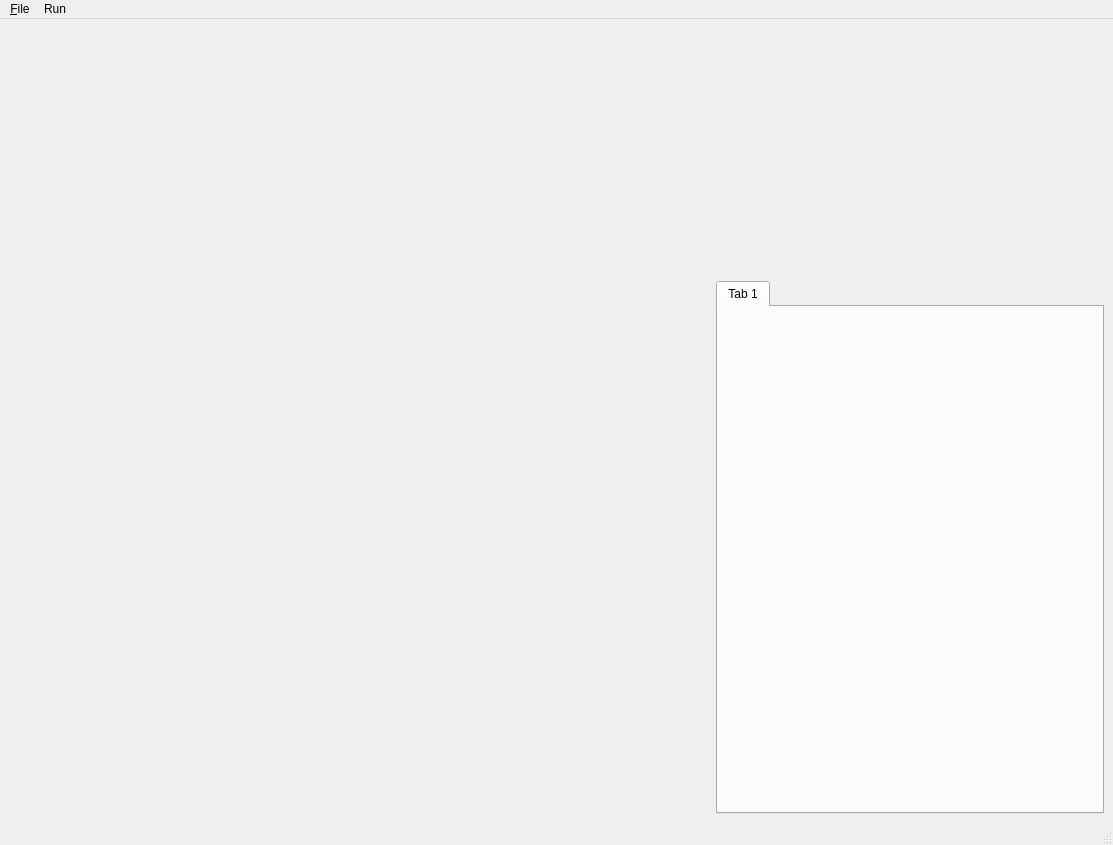
<?xml version="1.0" encoding="UTF-8"?>
<ui version="4.0">
 <class>MainWindow</class>
 <widget class="QMainWindow" name="MainWindow">
  <property name="geometry">
   <rect>
    <x>0</x>
    <y>0</y>
    <width>1113</width>
    <height>845</height>
   </rect>
  </property>
  <property name="windowTitle">
   <string>MainWindow</string>
  </property>
  <property name="styleSheet">
   <string notr="true">QSplitter::handle:horizontal {
background: qlineargradient(x1:0, y1:0, x2:1, y2:1,
    stop:0 #eee, stop:1 #ccc);
border: 0px solid #777;
width: 3px;
border-radius: 4px;
}

QSplitter::handle:vertical {
background: qlineargradient(x1:0, y1:0, x2:1, y2:1,
    stop:0 #eee, stop:1 #ccc);
border: 0px solid #777;
height: 3px;
border-radius: 4px;
}
</string>
  </property>
  <widget class="QWidget" name="centralwidget">
   <property name="sizePolicy">
    <sizepolicy hsizetype="Preferred" vsizetype="Preferred">
     <horstretch>0</horstretch>
     <verstretch>0</verstretch>
    </sizepolicy>
   </property>
   <property name="styleSheet">
    <string notr="true"/>
   </property>
   <layout class="QHBoxLayout" name="horizontalLayout_2">
    <item>
     <widget class="QWidget" name="tool_bar" native="true">
      <property name="maximumSize">
       <size>
        <width>30</width>
        <height>16777215</height>
       </size>
      </property>
     </widget>
    </item>
    <item>
     <widget class="QSplitter" name="splitter_2">
      <property name="orientation">
       <enum>Qt::Vertical</enum>
      </property>
      <widget class="QWidget" name="echogram_widget" native="true">
       <property name="maximumSize">
        <size>
         <width>16777215</width>
         <height>250</height>
        </size>
       </property>
      </widget>
      <widget class="QSplitter" name="splitter">
       <property name="orientation">
        <enum>Qt::Horizontal</enum>
       </property>
       <widget class="QWidget" name="sonar_widget" native="true"/>
       <widget class="QTabWidget" name="info_widget">
        <property name="tabShape">
         <enum>QTabWidget::Rounded</enum>
        </property>
        <property name="currentIndex">
         <number>0</number>
        </property>
        <widget class="QWidget" name="tab_1">
         <attribute name="title">
          <string>Tab 1</string>
         </attribute>
        </widget>
       </widget>
      </widget>
     </widget>
    </item>
   </layout>
  </widget>
  <widget class="QMenuBar" name="menubar">
   <property name="geometry">
    <rect>
     <x>0</x>
     <y>0</y>
     <width>1113</width>
     <height>21</height>
    </rect>
   </property>
   <widget class="QMenu" name="menu_File">
    <property name="title">
     <string>&amp;File</string>
    </property>
    <addaction name="action_Open"/>
   </widget>
   <widget class="QMenu" name="menuRun">
    <property name="title">
     <string>Run</string>
    </property>
    <addaction name="actionBatch"/>
   </widget>
   <addaction name="menu_File"/>
   <addaction name="menuRun"/>
  </widget>
  <widget class="QStatusBar" name="statusbar"/>
  <action name="action_Open">
   <property name="text">
    <string>&amp;Open</string>
   </property>
  </action>
  <action name="actionBatch">
   <property name="text">
    <string>Batch</string>
   </property>
  </action>
 </widget>
 <resources/>
 <connections/>
</ui>
